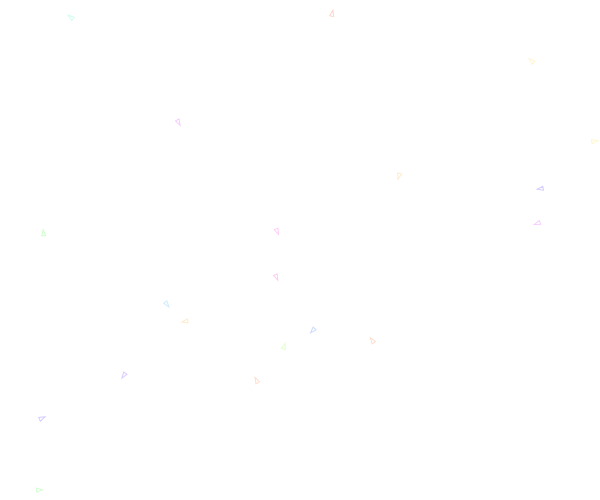
Frame 1 (no input)
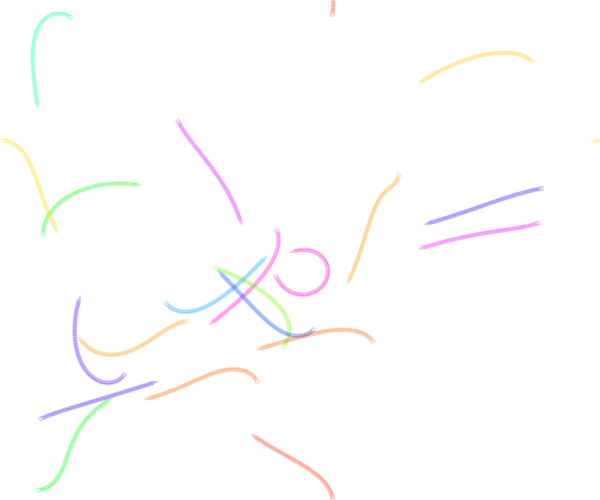
Frame 60 (no input)
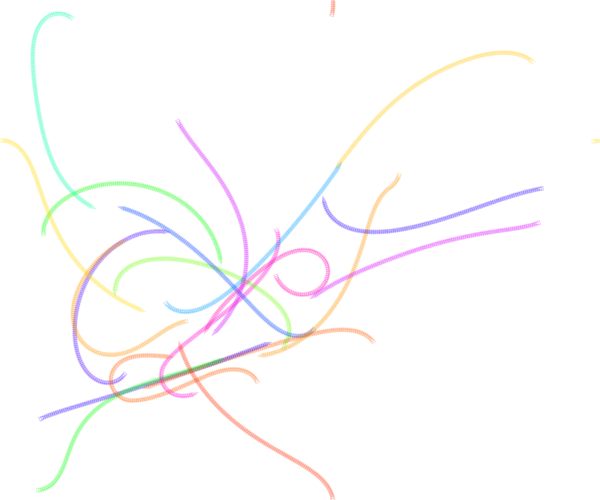
Frame 120 (the mouse pressed at the canvas centre since frame 60)

The p5.js sketch that drew these frames (run headless with seeded random() and noise() and a simulated clock; from frame 60 on, the mouse is pressed at the canvas centre):

// p5.js sketch
// ── sketch.js
speed = 2;
robotCount = 20;
robots = [];
bck = 100;
a = 0.2;
scareDist = 25;
scarePushScale = 0.1;
targetPullScale = 0.1;
scary = false;
sustain = true;
dangerWalls = false;
wallForce = scareDist / 2;

function setup() {
    robots = [];
    createCanvas(600, 500)
    colorMode(HSB)
    background(bck);
    for (let i = 0; i < robotCount; i++) {
        robots[i] = new Robot();
    }
    for (let i = 0; i < robotCount; i++) {
        robots[i].establishTarget(i);
    }
}

function draw() {
    if(robotCount != robots.length){
        setup();
    }
    if(!sustain)
        background(bck);
    noFill();
    for (i = 0; i < robotCount; i++) {
        robots[i].show();
        robots[i].setTargetPosition();
        robots[i].steer();
    }
    for (i = 0; i < robotCount; i++) {
        robots[i].move();
    }
}

class Robot {
    constructor() {
        this.color = color(random(360), 100, 100, a);
        this.position = createVector(random(width), random(height));
        this.heading = random(TWO_PI);
        this.velocity = p5.Vector.fromAngle(this.heading).mult(speed);
    }

    establishTarget(i) {
        this.index = i;
        let index = floor(random(robotCount));
        while (index == i) {
            index = floor(random(robotCount));
        }
        this.targetIndex = index;
        this.target = robots[this.targetIndex];
    }

    move() {
        this.position.add(this.velocity);

        if (this.position.x < 0) {
            this.position.add(createVector(width, 0));
        } else if (this.position.x > width) {
            this.position.sub(createVector(width, 0));
        }

        if (this.position.y < 0) {
            this.position.add(createVector(0, height));
        } else if (this.position.y > height) {
            this.position.sub(createVector(0, height));
        }
    }

    steer() {
        if (!!this.target.position) {
            let deltaVec = p5.Vector.sub(this.target.position, this.position);
            this.velocity = this.velocity.add(deltaVec.setMag(speed * targetPullScale));
        }

        //*-
        if(scary){
            for(let i = 0; i < robotCount; i++){
                if(i != this.index){
                    let tempPos = robots[i].position.copy();
                    let deltaPos = p5.Vector.sub(this.position, tempPos);
                    if(deltaPos.mag() < scareDist){
                        this.velocity.add(deltaPos.setMag(speed * scarePushScale));
                    }
                }
            }
        }
        // */
        if(dangerWalls){
            if(width - this.position.x < scareDist){
                this.velocity.add(createVector(-wallForce, 0));
            }
            else if(this.position.x < scareDist){
                this.velocity.add(createVector(wallForce, 0));
            }

            if(height - this.position.y < scareDist){
                this.velocity.add(createVector(0, -wallForce));
            }
            else if(this.position.y < scareDist){
                this.velocity.add(createVector(0, wallForce));
            }
        }

        this.velocity.setMag(speed);
    }

    setTargetPosition() {
        this.targetPosition = robots[this.targetIndex].position.copy();
    }

    show() {
        push();
        translate(this.position.x, this.position.y);
        rotate(this.velocity.heading());

        stroke(this.color);
        beginShape();
        vertex(4, 0);
        vertex(-2, -2);
        vertex(-2, 2);
        endShape(CLOSE);
        pop();

        //*
        if (!!this.target.position && !sustain) {
            stroke(this.color);
            line(this.position.x, this.position.y, this.target.position.x, this.target.position.y);
        }
        // */
    }
}
